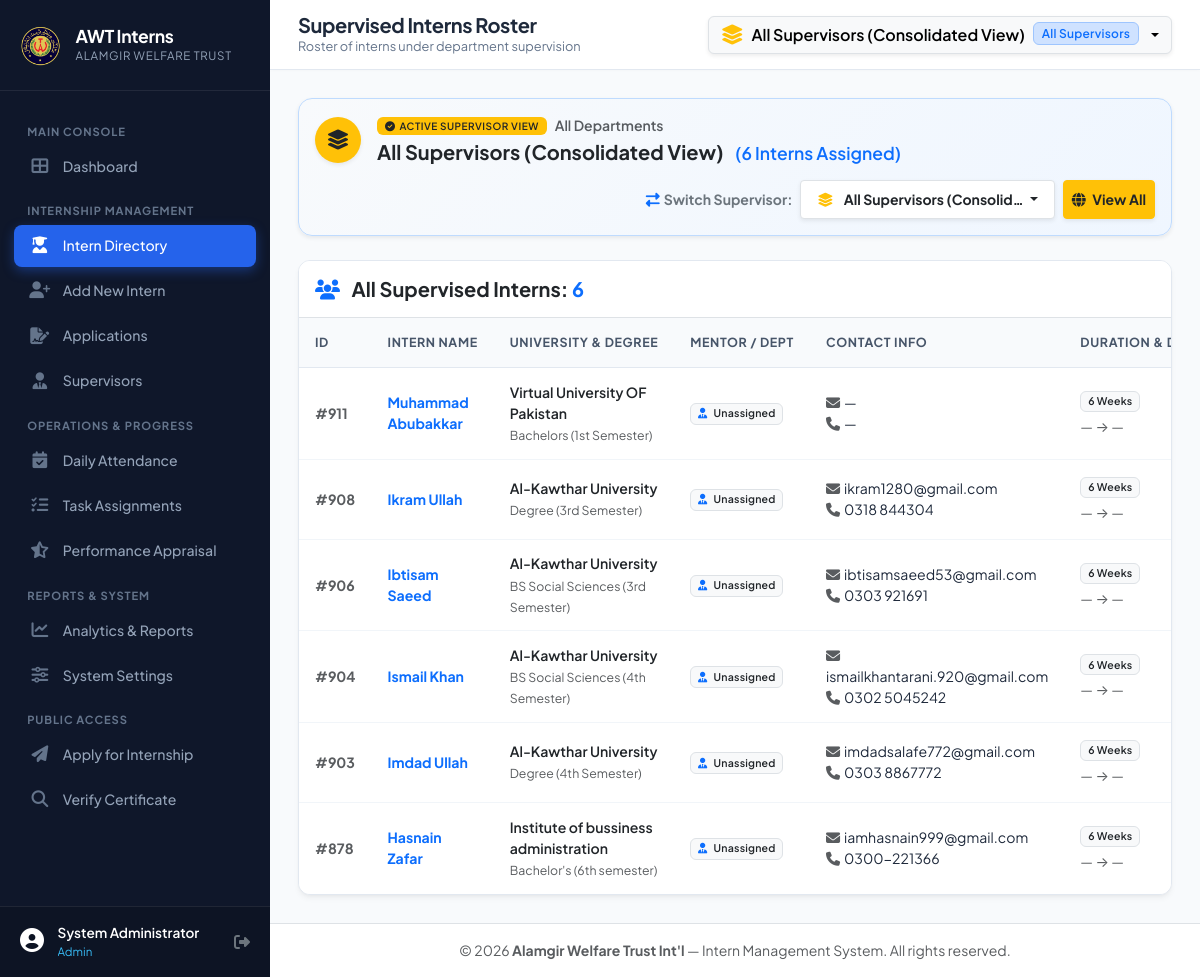
Screenshot of /supervisor/interns.php?switch_supervisor=all (signed in) with the database file from the repository.
### tables this page shows
CREATE TABLE `interns` (
    `id` INT AUTO_INCREMENT PRIMARY KEY,
    `user_id` INT NULL,
    `sname` VARCHAR(200) NOT NULL,
    `Father_name` VARCHAR(200) NULL,
    `Cellnumber` VARCHAR(100) NULL,
    `Email` VARCHAR(150) NULL,
    `Address` TEXT NULL,
    `sInstitute` VARCHAR(200) NULL,
    `Degree` VARCHAR(150) NULL,
    `sterm` VARCHAR(100) NULL,
    `Location` VARCHAR(150) NULL,
    `ERPNO` VARCHAR(100) NULL,
    
     
    `iyear` VARCHAR(20) NULL,
    `Summer` TINYINT(1) NOT NULL DEFAULT 0,
    `Hours` VARCHAR(100) NULL,
    `dateassignfrom` DATETIME NULL,
    `dateassignto` DATETIME NULL,
    `dateprefferedfrom` DATETIME NULL,
    `dateprefferedto` DATETIME NULL,
    `DateofInternship` DATETIME NULL,
    `Dateofentry` DATETIME NULL,
    `Date_of_Submission` DATETIME NULL,
    
     
    `GroupName` INT NULL,
    `GroupTime` VARCHAR(100) NULL,
    `GroupN` VARCHAR(100) NULL,
    
     
    `confirmed` TINYINT(1) NOT NULL DEFAULT 0,
    `Waiting` TINYINT(1) NOT NULL DEFAULT 0,
    `status` ENUM('pending', 'confirmed', 'waiting', 'active', 'completed', 'terminated') NOT NULL DEFAULT 'pending',
    
     
    `Organizationname` VARCHAR(200) DEFAULT 'Alamgir Welfare Trust Int''l',
    `Department` VARCHAR(150) NULL,
    `Supervisor` VARCHAR(150) NULL,
    `supervisor_id` INT NULL,
    `Mentor` VARCHAR(150) NULL,
    `Designationanddepartment` VARCHAR(200) NULL,
    `HRperson` VARCHAR(150) DEFAULT 'Nisar Ahmed',
    `HRdesignation` VARCHAR(150) DEFAULT 'Coordinator',
    
     
    `Request_Form` TINYINT(1) NOT NULL DEFAULT 0,
    `Photograph` TINYINT(1) NOT NULL DEFAULT 0,
    `CV` TINYINT(1) NOT NULL DEFAULT 0,
    `Recommendation_Letter` TINYINT(1) NOT NULL DEFAULT 0,
    `CNIC_copy` TINYINT(1) NOT NULL DEFAULT 0,
    `Student_ID` TINYINT(1) NOT NULL DEFAULT 0,
    `photo` VARCHAR(255) NULL,
    
     
    `punctuality` INT DEFAULT 0,
    `regularity` INT DEFAULT 0,
    `productivity` INT DEFAULT 0,
    `relationship_with_others` INT DEFAULT 0,
    `Initiative` INT DEFAULT 0,
    `Maturity` INT DEFAULT 0,
    `Confidence` INT DEFAULT 0,
    `Analytical_ability` INT DEFAULT 0,
    `abilityhardword` INT DEFAULT 0,
    `knowledge` INT DEFAULT 0,
    `total_score` INT GENERATED ALWAYS AS (
        `punctuality` + `regularity` + `productivity` + `relationship_with_others` +
        `Initiative` + `Maturity` + `Confidence` + `Analytical_ability` +
        `abilityhardword` + `knowledge`
    ) STORED,
    
     
    `Assignedwork` TEXT NULL,
    `comments` TEXT NULL,
    `Assignment1` TINYINT(1) NOT NULL DEFAULT 0,
    `Assignment2` TINYINT(1) NOT NULL DEFAULT 0,
    `Assignment3` TINYINT(1) NOT NULL DEFAULT 0,
    `Assignment4` TINYINT(1) NOT NULL DEFAULT 0,
    `Assignment5` TINYINT(1) NOT NULL DEFAULT 0,
    `Assignments` TEXT NULL,
    `Remarks` TEXT NULL,
    `Certificate_Period_Detail` VARCHAR(255) NULL,
    
     
    `created_at` TIMESTAMP DEFAULT CURRENT_TIMESTAMP,
    `updated_at` TIMESTAMP DEFAULT CURRENT_TIMESTAMP ON UPDATE CURRENT_TIMESTAMP,
    
    INDEX `idx_intern_institute` (`sInstitute`),
    INDEX `idx_intern_year` (`iyear`),
    INDEX `idx_intern_status` (`status`),
    INDEX `idx_intern_confirmed` (`confirmed`),
    INDEX `idx_intern_waiting` (`Waiting`),
    INDEX `idx_intern_dept` (`Department`),
    CONSTRAINT `fk_intern_user` FOREIGN KEY (`user_id`) REFERENCES `users` (`id`) ON DELETE SET NULL,
    CONSTRAINT `fk_intern_supervisor` FOREIGN KEY (`supervisor_id`) REFERENCES `supervisors` (`id`) ON DELETE SET NULL
);

### config/database.php (called while the page is built, shortened)
<?php
function get_db(): PDO {
    static $pdo = null;
    if ($pdo === null) {
        $configs = [];
        $configs[] = [
            'host' => 'localhost',
            'port' => '3306',
            'name' => 'intern',
            'user' => 'intern',
            'pass' => '4DI*Id845'
        ];
        $configs[] = [
            'host' => '127.0.0.1',
            'port' => '3306',
            'name' => 'intern',
            'user' => 'intern',
            'pass' => '4Dl*ld845'
        ];
        $configs[] = [
            'host' => 'localhost',
            'port' => '3306',
            'name' => 'intern',
            'user' => 'iternawt',
            'pass' => 'e^18bD4q3'
        ];
        $configs[] = [
            'host' => '127.0.0.1',
            'port' => '3306',
            'name' => 'awt_internship',
            'user' => 'root',
            'pass' => ''
        ];
        $configs[] = [
            'host' => 'localhost',
            'port' => '3306',
            'name' => 'intern',
            'user' => 'root',
            'pass' => ''
        ];
        $options = [
            PDO::ATTR_ERRMODE            => PDO::ERRMODE_EXCEPTION,
            PDO::ATTR_DEFAULT_FETCH_MODE => PDO::FETCH_ASSOC,
            PDO::ATTR_EMULATE_PREPARES   => false,
            PDO::MYSQL_ATTR_INIT_COMMAND => "SET NAMES " . DB_CHARSET
        ];
        $lastException = null;
        foreach ($configs as $cfg) {
            try {
                $dsn = "mysql:host=" . $cfg['host'] . ";port=" . $cfg['port'] . ";dbname=" . $cfg['name'] . ";charset=" . DB_CHARSET;
                $pdo = new PDO($dsn, $cfg['user'], $cfg['pass'], $options);
                return $pdo;
            } catch (PDOException $e) {
                $lastException = $e;
            }
        }
        die("
            <div style='font-family:Segoe UI,Tahoma,sans-serif;max-width:600px;margin:50px auto;padding:24px;border:1px solid #f5c6cb;background:#f8d7da;color:#721c24;border-radius:8px;'>
                <h3 style='margin-top:0;'>Database Connection Notice</h3>
                <p>Unable to connect to the AWT Internship database. Please ensure your database server is running and credentials in <code>config/database.php</code> are configured properly.</p>
                <p style='font-size:13px;color:#491217;'>Error details: " . htmlspecialchars($lastException ? $lastException->getMessage() : 'Unknown error') . "</p>
            </div>
        ");
    }
    return $pdo;
}
function db_query(string $sql, array $params = []): PDOStatement {
    $db = get_db();
    $stmt = $db->prepare($sql);
    $stmt->execute($params);
    return $stmt;
}
function db_fetch_all(string $sql, array $params = []): array {
    $stmt = db_query($sql, $params);
    return $stmt->fetchAll();
}

### supervisor/interns.php (the view, shortened to what this page needs)
<?php
require_once __DIR__ . '/../config/database.php';
require_once __DIR__ . '/../config/helpers.php';
$supContext = get_active_supervisor_context();
$isAll = $supContext['is_all'];
if ($isAll) {
    $interns = db_fetch_all("
        SELECT id, sname, Father_name, Email, Cellnumber, sInstitute, Degree, sterm, Mentor, supervisor_id,
               dateassignfrom, dateassignto, Hours, status, punctuality,
               (punctuality + regularity + productivity + relationship_with_others + Initiative + Maturity + Confidence + Analytical_ability + abilityhardword + knowledge) AS total_score,
               comments
        FROM interns
        ORDER BY id DESC
    ");
}
require_once __DIR__ . '/../includes/header.php';
?>
<div class="awt-table-container">
    <div class="p-3 bg-white border-bottom d-flex justify-content-between align-items-center">
        <h5 class="fw-bold mb-0 text-dark">
            <i class="fas fa-users text-primary me-2"></i>
            <?= $isAll ? 'All Supervised Interns' : 'Interns Supervised by ' . e($activeSup['name']); ?>:
            <span class="text-primary"><?= count($interns); ?></span>
        </h5>
    </div>
    <div class="table-responsive">
        <table class="table awt-table">
            <thead>
                <tr>
                    <th>ID</th>
                    <th>Intern Name</th>
                    <th>University & Degree</th>
                    <?php if ($isAll): ?><th>Mentor / Dept</th><?php endif; ?>
                    <th>Contact Info</th>
                    <th>Duration & Dates</th>
                </tr>
            </thead>
            <tbody>
                <?php if (empty($interns)): ?>
                    <tr>
                        <td colspan="<?= $isAll ? 9 : 8; ?>" class="text-center py-5 text-muted">
                            <i class="fas fa-users display-6 text-secondary mb-3 d-block"></i>
                            No interns found for this supervisor.
                        </td>
                    </tr>
                <?php else: ?>
                    <?php foreach ($interns as $intern): ?>
                        <tr>
                            <td class="fw-bold text-muted">#<?= $intern['id']; ?></td>
                            <td class="fw-bold text-primary"><?= e($intern['sname']); ?></td>
                            <td>
                                <div class="fw-semibold text-dark"><?= e($intern['sInstitute'] ?: '—'); ?></div>
                                <small class="text-muted"><?= e($intern['Degree'] ?: '—'); ?> <?= !empty($intern['sterm']) ? '(' . e($intern['sterm']) . ')' : ''; ?></small>
                            </td>
                            <?php if ($isAll): ?>
                                <td>
                                    <span class="badge bg-light text-dark border">
                                        <i class="fas fa-user-tie text-primary me-1"></i>
                                        <?= e($intern['Mentor'] ?: 'Unassigned'); ?>
                                    </span>
                                </td>
                            <?php endif; ?>
                            <td class="small">
                                <div><i class="fas fa-envelope text-muted me-1"></i><?= e($intern['Email'] ?: '—'); ?></div>
                                <div><i class="fas fa-phone text-muted me-1"></i><?= e($intern['Cellnumber'] ?: '—'); ?></div>
                            </td>
                            <td class="small text-muted">
                                <span class="badge bg-light text-dark border mb-1"><?= e($intern['Hours'] ?: '6 Weeks'); ?></span>
                                <div><?= format_date($intern['dateassignfrom']); ?> &rarr; <?= format_date($intern['dateassignto']); ?></div>
                            </td>
                        </tr>
                    <?php endforeach; ?>
                <?php endif; ?>
            </tbody>
        </table>
    </div>
</div>
<?php require_once __DIR__ . '/../includes/footer.php'; ?>

### assets/css/style.css (style rules this page uses)
:root { --awt-primary: #1e3a8a; --awt-primary-light: #3b82f6; --awt-primary-dark: #0f172a; --awt-accent: #0d9488; --awt-accent-light: #14b8a6; --awt-gold: #d97706; --awt-bg: #f8fafc; --awt-card-bg: #ffffff; --awt-sidebar-bg: #0f172a; --awt-sidebar-text: #94a3b8; --awt-sidebar-active: #2563eb; --awt-text-main: #1e293b; --awt-text-muted: #64748b; --awt-border: #e2e8f0; --awt-shadow: 0 4px 6px -1px rgba(0, 0, 0, 0.05), 0 2px 4px -2px rgba(0, 0, 0, 0.05); --awt-shadow-lg: 0 10px 15px -3px rgba(0, 0, 0, 0.07), 0 4px 6px -4px rgba(0, 0, 0, 0.05); --awt-radius: 12px; }
body { font-family: 'Plus Jakarta Sans', -apple-system, BlinkMacSystemFont, "Segoe UI", Roboto, sans-serif; background-color: var(--awt-bg); color: var(--awt-text-main); min-height: 100vh; display: flex; flex-direction: column; overflow-x: hidden; }
.awt-table-container { background: #ffffff; border: 1px solid var(--awt-border); border-radius: var(--awt-radius); overflow: hidden; box-shadow: var(--awt-shadow); }
.table-responsive { margin: 0; }
.awt-table { margin-bottom: 0; vertical-align: middle; }
.awt-table thead th { background: #f8fafc; color: #475569; font-weight: 700; font-size: 0.78rem; text-transform: uppercase; letter-spacing: 0.05em; padding: 0.95rem 1rem; border-bottom: 1px solid var(--awt-border); white-space: nowrap; }
.awt-table tbody td { padding: 0.85rem 1rem; font-size: 0.88rem; border-bottom: 1px solid #f1f5f9; color: var(--awt-text-main); }
.awt-table tbody tr:last-child td { border-bottom: none; }
.badge { font-weight: 600; letter-spacing: 0.02em; border-radius: 6px; padding: 0.4em 0.65em; }

### rows the page displays
interns: id "911", sname "Muhammad Abubakkar", sInstitute "Virtual University OF Pakistan", Degree "Bachelors", sterm "1st Semester", Mentor "Unassigned", Email "—", Cellnumber "—", Hours "6 Weeks", dateassignfrom "—", dateassignto "—"
interns: id "908", sname "Ikram Ullah", sInstitute "Al-Kawthar University", Degree "Degree", sterm "3rd Semester", Mentor "Unassigned", Email "ikram1280@gmail.com", Cellnumber "0318 844304", Hours "6 Weeks", dateassignfrom "—", dateassignto "—"
interns: id "906", sname "Ibtisam Saeed", sInstitute "Al-Kawthar University", Degree "BS Social Sciences", sterm "3rd Semester", Mentor "Unassigned", Email "ibtisamsaeed53@gmail.com", Cellnumber "0303 921691", Hours "6 Weeks", dateassignfrom "—", dateassignto "—"
interns: id "904", sname "Ismail Khan", sInstitute "Al-Kawthar University", Degree "BS Social Sciences", sterm "4th Semester", Mentor "Unassigned", Email "ismailkhantarani.920@gmail.com", Cellnumber "0302 5045242", Hours "6 Weeks", dateassignfrom "—", dateassignto "—"
interns: id "903", sname "Imdad Ullah", sInstitute "Al-Kawthar University", Degree "Degree", sterm "4th Semester", Mentor "Unassigned", Email "imdadsalafe772@gmail.com", Cellnumber "0303 8867772", Hours "6 Weeks", dateassignfrom "—", dateassignto "—"
interns: id "878", sname "Hasnain Zafar", sInstitute "Institute of bussiness administration", Degree "Bachelor's", sterm "6th semester", Mentor "Unassigned", Email "iamhasnain999@gmail.com", Cellnumber "0300-221366", Hours "6 Weeks", dateassignfrom "—", dateassignto "—"

### other values shown
$currentUser['name'] "System Administrator"
$currentUser['role'] "Admin"
$pageTitle "Supervised Interns Roster"
$pageSubtitle "Roster of interns under department supervision"
$supContext['supervisor']['name'] "All Supervisors (Consolidated View)"
$activeSup['name'] "All Supervisors (Consolidated View)"
$activeSup['intern_count'] "6"
$activeSup['name'] "All Supervisors (Consolid…"
count($interns) "6"
